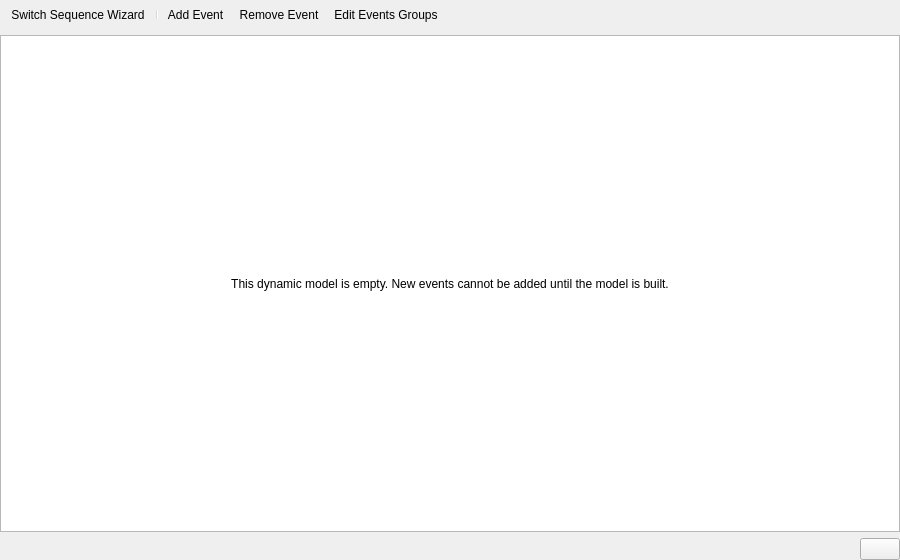
<?xml version="1.0" encoding="UTF-8"?>
<ui version="4.0">
 <class>DynamicEventsPage</class>
 <widget class="QWidget" name="DynamicEventsPage">
  <property name="geometry">
   <rect>
    <x>0</x>
    <y>0</y>
    <width>900</width>
    <height>560</height>
   </rect>
  </property>
  <property name="windowTitle">
   <string>Dynamic Events</string>
  </property>
  <layout class="QVBoxLayout" name="mainLayout">
   <property name="leftMargin">
    <number>0</number>
   </property>
   <property name="topMargin">
    <number>0</number>
   </property>
   <property name="rightMargin">
    <number>0</number>
   </property>
   <property name="bottomMargin">
    <number>0</number>
   </property>
   <item>
    <widget class="QToolBar" name="eventsToolBar">
     <property name="movable">
      <bool>false</bool>
     </property>
     <property name="toolButtonStyle">
      <enum>Qt::ToolButtonStyle::ToolButtonTextBesideIcon</enum>
     </property>
     <property name="floatable">
      <bool>false</bool>
     </property>
     <addaction name="actionSwitchSequence"/>
     <addaction name="separator"/>
     <addaction name="actionAddEvent"/>
     <addaction name="actionRemove"/>
     <addaction name="actionNewGroup"/>
    </widget>
   </item>
   <item>
    <widget class="QFrame" name="eventsTreeFrame">
     <property name="frameShape">
      <enum>QFrame::Shape::NoFrame</enum>
     </property>
     <layout class="QGridLayout" name="eventsTreeLayout">
      <property name="leftMargin">
       <number>0</number>
      </property>
      <property name="topMargin">
       <number>0</number>
      </property>
      <property name="rightMargin">
       <number>0</number>
      </property>
      <property name="bottomMargin">
       <number>0</number>
      </property>
      <item row="0" column="0">
       <widget class="QTableView" name="eventsTableView">
        <property name="alternatingRowColors">
         <bool>true</bool>
        </property>
        <property name="selectionMode">
         <enum>QAbstractItemView::SelectionMode::SingleSelection</enum>
        </property>
        <property name="selectionBehavior">
         <enum>QAbstractItemView::SelectionBehavior::SelectRows</enum>
        </property>
       </widget>
      </item>
      <item row="0" column="0">
       <widget class="QLabel" name="emptyModelMessage">
        <property name="text">
         <string>This dynamic model is empty. New events cannot be added until the model is built.</string>
        </property>
        <property name="alignment">
         <set>Qt::AlignmentFlag::AlignCenter</set>
        </property>
        <property name="wordWrap">
         <bool>true</bool>
        </property>
       </widget>
      </item>
     </layout>
    </widget>
   </item>
   <item>
    <layout class="QHBoxLayout" name="saveLayout">
     <item>
      <spacer name="saveSpacer">
       <property name="orientation">
        <enum>Qt::Orientation::Horizontal</enum>
       </property>
       <property name="sizeHint" stdset="0">
        <size>
         <width>40</width>
         <height>20</height>
        </size>
       </property>
      </spacer>
     </item>
     <item>
      <widget class="QPushButton" name="saveButton">
       <property name="toolTip">
        <string>Save events</string>
       </property>
       <property name="text">
        <string/>
       </property>
       <property name="icon">
        <iconset resource="../../Icons/icons.qrc">
         <normaloff>:/Icons/icons/accept.png</normaloff>:/Icons/icons/accept.png</iconset>
       </property>
      </widget>
     </item>
    </layout>
   </item>
  </layout>
  <action name="actionSwitchSequence">
   <property name="text">
    <string>Switch Sequence Wizard</string>
   </property>
   <property name="toolTip">
    <string>Create an EMT switch opening and reclosing event sequence</string>
   </property>
  </action>
  <action name="actionAddEvent">
   <property name="icon">
    <iconset resource="../../Icons/icons.qrc">
     <normaloff>:/Icons/icons/plus.png</normaloff>:/Icons/icons/plus.png</iconset>
   </property>
   <property name="text">
    <string>Add Event</string>
   </property>
   <property name="toolTip">
    <string>Add an event to the selected event group</string>
   </property>
  </action>
  <action name="actionRemove">
   <property name="icon">
    <iconset resource="../../Icons/icons.qrc">
     <normaloff>:/Icons/icons/minus.png</normaloff>:/Icons/icons/minus.png</iconset>
   </property>
   <property name="text">
    <string>Remove Event</string>
   </property>
   <property name="toolTip">
    <string>Remove the selected event or event group</string>
   </property>
  </action>
  <action name="actionNewGroup">
   <property name="icon">
    <iconset resource="../../Icons/icons.qrc">
     <normaloff>:/Icons/icons/edit.png</normaloff>:/Icons/icons/edit.png</iconset>
   </property>
   <property name="text">
    <string>Edit Events Groups</string>
   </property>
   <property name="toolTip">
    <string>Create, delete, activate or deactivate an event group for this simulation mode</string>
   </property>
  </action>
 </widget>
 <resources>
  <include location="../../Icons/icons.qrc"/>
 </resources>
 <connections/>
</ui>
